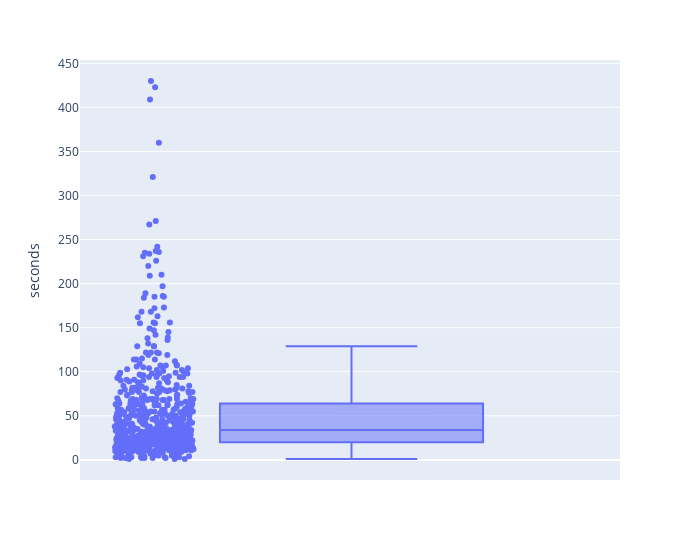

This figure's notebook cell:
### Code cell
import plotly.express as px
fig = px.box(dur_sec,points="all", y='seconds',width=700)#, height=500)
fig.show()

### Figure 1 — Plotly figure (JSON) as saved in the notebook; plotly's stock layout.template omitted (floating-point values rounded to 4 significant figures; data arrays with more than 128 entries replaced by an {"elided": "..."} marker saying what was removed)
{"data": [{"alignmentgroup": "True", "boxpoints": "all", "hovertemplate": "seconds=%{y}<extra></extra>", "legendgroup": "", "marker": {"color": "#636efa"}, "name": "", "notched": false, "offsetgroup": "", "orientation": "v", "showlegend": false, "type": "box", "x0": " ", "xaxis": "x", "y": {"elided": "637 int values"}, "y0": " ", "yaxis": "y"}], "layout": {"boxmode": "group", "legend": {"tracegroupgap": 0}, "margin": {"t": 60}, "width": 700, "xaxis": {"anchor": "y", "domain": [0, 1]}, "yaxis": {"anchor": "x", "domain": [0, 1], "title": {"text": "seconds"}}}}
